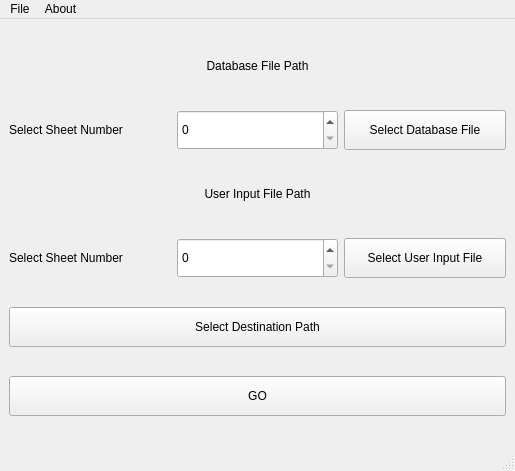
<?xml version="1.0" encoding="UTF-8"?>
<ui version="4.0">
 <class>MainWindow</class>
 <widget class="QMainWindow" name="MainWindow">
  <property name="geometry">
   <rect>
    <x>0</x>
    <y>0</y>
    <width>515</width>
    <height>471</height>
   </rect>
  </property>
  <property name="windowTitle">
   <string>MainWindow</string>
  </property>
  <widget class="QWidget" name="centralwidget">
   <layout class="QGridLayout" name="gridLayout">
    <item row="0" column="0" colspan="3">
     <widget class="QLabel" name="db_file_label">
      <property name="maximumSize">
       <size>
        <width>16777215</width>
        <height>30</height>
       </size>
      </property>
      <property name="cursor">
       <cursorShape>IBeamCursor</cursorShape>
      </property>
      <property name="mouseTracking">
       <bool>false</bool>
      </property>
      <property name="text">
       <string>Database File Path</string>
      </property>
      <property name="alignment">
       <set>Qt::AlignCenter</set>
      </property>
     </widget>
    </item>
    <item row="3" column="0" colspan="3">
     <widget class="QLabel" name="user_input_file_label">
      <property name="maximumSize">
       <size>
        <width>16777215</width>
        <height>30</height>
       </size>
      </property>
      <property name="cursor">
       <cursorShape>IBeamCursor</cursorShape>
      </property>
      <property name="text">
       <string>User Input File Path</string>
      </property>
      <property name="alignment">
       <set>Qt::AlignCenter</set>
      </property>
     </widget>
    </item>
    <item row="4" column="1">
     <widget class="QSpinBox" name="user_file_spiner">
      <property name="maximumSize">
       <size>
        <width>16777215</width>
        <height>40</height>
       </size>
      </property>
      <property name="toolTip">
       <string>Select Sheet Number By Default the selected sheet is zero means sheet 1</string>
      </property>
     </widget>
    </item>
    <item row="6" column="0" colspan="3">
     <widget class="QPushButton" name="execute_btn">
      <property name="maximumSize">
       <size>
        <width>16777215</width>
        <height>40</height>
       </size>
      </property>
      <property name="cursor">
       <cursorShape>PointingHandCursor</cursorShape>
      </property>
      <property name="toolTip">
       <string>Execute Control</string>
      </property>
      <property name="text">
       <string>GO</string>
      </property>
     </widget>
    </item>
    <item row="4" column="0">
     <widget class="QLabel" name="sheet_number_label_2">
      <property name="maximumSize">
       <size>
        <width>16777215</width>
        <height>40</height>
       </size>
      </property>
      <property name="text">
       <string>Select Sheet Number</string>
      </property>
     </widget>
    </item>
    <item row="5" column="0" colspan="3">
     <widget class="QPushButton" name="select_destination_btn">
      <property name="maximumSize">
       <size>
        <width>16777215</width>
        <height>40</height>
       </size>
      </property>
      <property name="cursor">
       <cursorShape>PointingHandCursor</cursorShape>
      </property>
      <property name="toolTip">
       <string>Click To Select Output File Destination Directory</string>
      </property>
      <property name="text">
       <string>Select Destination Path</string>
      </property>
     </widget>
    </item>
    <item row="4" column="2">
     <widget class="QPushButton" name="select_user_file_btn">
      <property name="maximumSize">
       <size>
        <width>16777215</width>
        <height>40</height>
       </size>
      </property>
      <property name="cursor">
       <cursorShape>PointingHandCursor</cursorShape>
      </property>
      <property name="toolTip">
       <string>Click To Select User Input File</string>
      </property>
      <property name="text">
       <string>Select User Input File</string>
      </property>
     </widget>
    </item>
    <item row="1" column="0">
     <layout class="QHBoxLayout" name="horizontalLayout_2">
      <item>
       <widget class="QLabel" name="sheet_number_label_1">
        <property name="maximumSize">
         <size>
          <width>16777215</width>
          <height>40</height>
         </size>
        </property>
        <property name="text">
         <string>Select Sheet Number</string>
        </property>
       </widget>
      </item>
     </layout>
    </item>
    <item row="1" column="1">
     <widget class="QSpinBox" name="db_sheet_spiner">
      <property name="maximumSize">
       <size>
        <width>16777215</width>
        <height>40</height>
       </size>
      </property>
      <property name="toolTip">
       <string>Select Sheet Number By Default the selected sheet is zero means sheet 1</string>
      </property>
     </widget>
    </item>
    <item row="1" column="2">
     <widget class="QPushButton" name="select_db_file_btn">
      <property name="maximumSize">
       <size>
        <width>16777215</width>
        <height>40</height>
       </size>
      </property>
      <property name="cursor">
       <cursorShape>PointingHandCursor</cursorShape>
      </property>
      <property name="toolTip">
       <string>Click to Select Database File</string>
      </property>
      <property name="text">
       <string>Select Database File</string>
      </property>
     </widget>
    </item>
   </layout>
  </widget>
  <widget class="QMenuBar" name="menubar">
   <property name="geometry">
    <rect>
     <x>0</x>
     <y>0</y>
     <width>515</width>
     <height>21</height>
    </rect>
   </property>
   <widget class="QMenu" name="menuHello">
    <property name="title">
     <string>File</string>
    </property>
    <addaction name="exit"/>
   </widget>
   <widget class="QMenu" name="menuAbout">
    <property name="title">
     <string>About</string>
    </property>
    <addaction name="separator"/>
    <addaction name="about_application"/>
    <addaction name="about_developer"/>
   </widget>
   <addaction name="menuHello"/>
   <addaction name="menuAbout"/>
  </widget>
  <widget class="QStatusBar" name="statusbar"/>
  <action name="exit">
   <property name="text">
    <string>Exit</string>
   </property>
  </action>
  <action name="about_application">
   <property name="text">
    <string>About Application</string>
   </property>
  </action>
  <action name="about_developer">
   <property name="text">
    <string>About Developer</string>
   </property>
  </action>
 </widget>
 <resources/>
 <connections/>
</ui>
